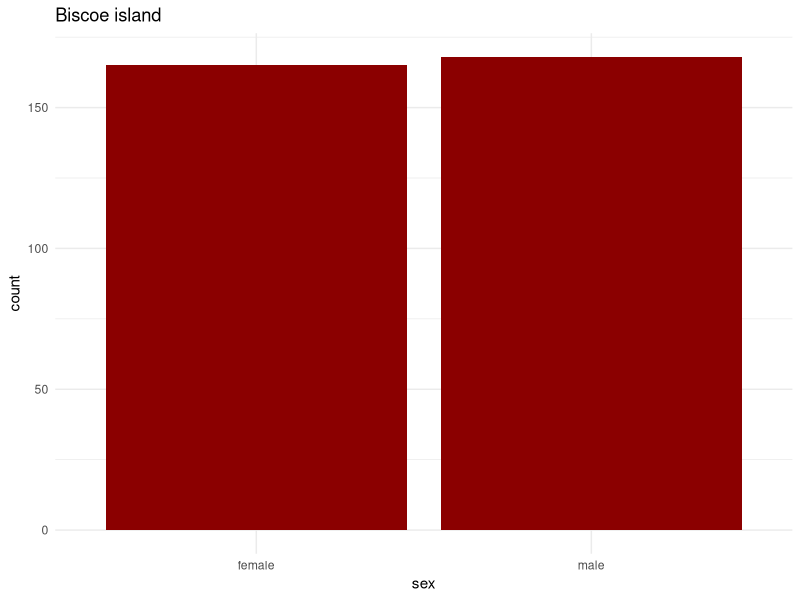

The R source for this figure:
library(palmerpenguins) #data 
library(ggplot2) #plotting
library(dplyr) # operators
library(patchwork) #combine plots

#testing if the props (species and sex) among penguins 
# are the equal to the ones that we postulate theoretically

dat_Biscoe <- penguins %>%
  select(species, island, body_mass_g) %>%
  filter((species %in% c('Adelie','Gentoo')) & (island == 'Biscoe') )

summary(dat_Biscoe)


test <- prop.test(
  x = 124, # number of successes (Gentoo)
  n = 168, # total number of trials (total num penguins)
  p = 0.5, # we test for prob = 0.5
  conf.level = 0.95 # confidence level 
)

# we do not reject the null hypothesis 
test

summary(penguins)

dat_sex<- penguins %>%
  select(species, sex) %>%
  filter((sex %in% c('female','male'))  )

summary(dat_sex)






test_sex <- prop.test(
  x = 165, # number of successes (female)
  n = 333, # total number of trials (total num penguins)
  p = 0.5, # we test for prob = 0.5
  conf.level = 0.95 # confidence level 
)

# we do not reject the null hypothesis 
test_sex


species_prop <- ggplot(dat_Biscoe) +
  aes(x = species) +
  geom_bar(fill = "#0c4c8a") +
  theme_minimal() +
  labs(title = "p=0.0")

sex_prop <- ggplot(dat_sex) +
  aes(x = sex) +
  geom_bar(fill = "#8B0000") +
  theme_minimal() +
  labs(title = "Biscoe island")


#sex_prop + species_prop & scale_y_continuous(limits = c(0, 170))
sex_prop